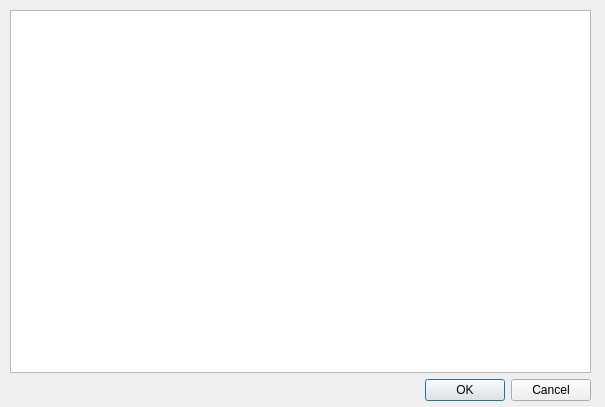
<?xml version="1.0" encoding="UTF-8"?>
<ui version="4.0">
 <class>DTablaAssays</class>
 <widget class="QDialog" name="DTablaAssays">
  <property name="geometry">
   <rect>
    <x>0</x>
    <y>0</y>
    <width>605</width>
    <height>407</height>
   </rect>
  </property>
  <property name="windowTitle">
   <string>Dialog</string>
  </property>
  <widget class="QWidget" name="layoutWidget">
   <property name="geometry">
    <rect>
     <x>10</x>
     <y>10</y>
     <width>581</width>
     <height>391</height>
    </rect>
   </property>
   <layout class="QVBoxLayout" name="verticalLayout">
    <item>
     <widget class="QTableView" name="tablaAssays"/>
    </item>
    <item>
     <widget class="QDialogButtonBox" name="buttonBox">
      <property name="orientation">
       <enum>Qt::Horizontal</enum>
      </property>
      <property name="standardButtons">
       <set>QDialogButtonBox::Cancel|QDialogButtonBox::Ok</set>
      </property>
     </widget>
    </item>
   </layout>
  </widget>
 </widget>
 <resources/>
 <connections>
  <connection>
   <sender>buttonBox</sender>
   <signal>accepted()</signal>
   <receiver>DTablaAssays</receiver>
   <slot>accept()</slot>
   <hints>
    <hint type="sourcelabel">
     <x>248</x>
     <y>254</y>
    </hint>
    <hint type="destinationlabel">
     <x>157</x>
     <y>274</y>
    </hint>
   </hints>
  </connection>
  <connection>
   <sender>buttonBox</sender>
   <signal>rejected()</signal>
   <receiver>DTablaAssays</receiver>
   <slot>reject()</slot>
   <hints>
    <hint type="sourcelabel">
     <x>316</x>
     <y>260</y>
    </hint>
    <hint type="destinationlabel">
     <x>286</x>
     <y>274</y>
    </hint>
   </hints>
  </connection>
 </connections>
</ui>
